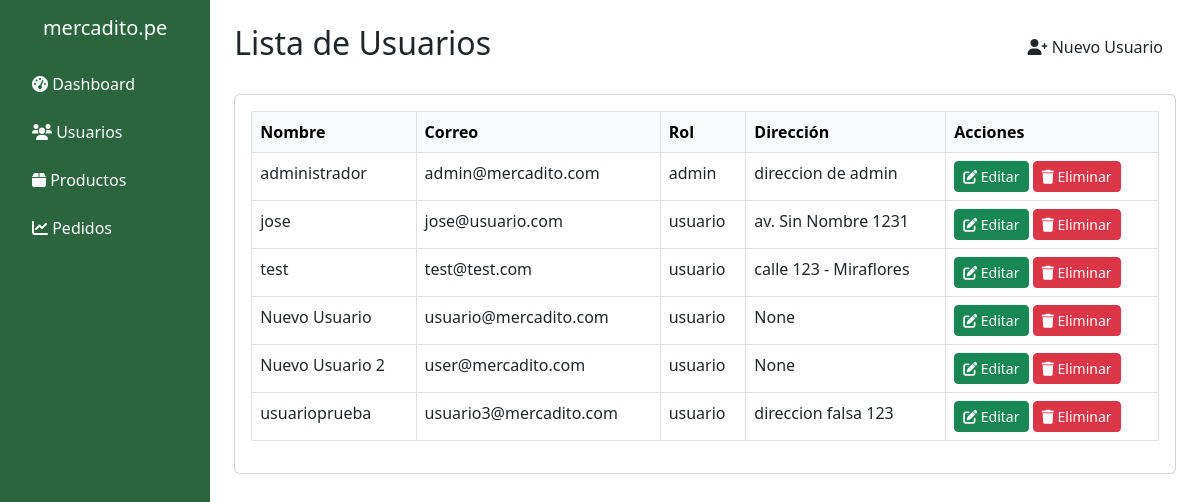
The page /dashboard/usuarios (signed in) on the database its author committed.
### models.py (models this page shows, shortened)
class Usuarios(db.Model):
    __tablename__ = 'usuarios'
    user_id = db.Column(db.Integer, primary_key=True)
    nombre = db.Column(db.String(100), nullable=False)
    email = db.Column(db.String(100), nullable=False, unique=True)
    username = db.Column(db.String(100), nullable=False, unique=True)
    password = db.Column(db.String(100), nullable=False)
    rol = db.Column(db.String(10), nullable=False, default='usuario')
    direccion = db.Column(db.String(255), nullable=True)

### app.py (the view)
@app.route('/dashboard/usuarios')
def dashboard_usuarios():
    if session.get('role') != 'admin':
        return redirect(url_for('index'))  # Redirige a index si no es admin
    usuarios = Usuarios.query.all()  # Aquí obtendrás todos los usuarios
    return render_template('dash-usuarios.html', usuarios=usuarios)

### templates/dash-usuarios.html (shortened to what this page needs)
<!DOCTYPE html>
<html lang="es">
<head>
  <link href="https://cdn.jsdelivr.net/npm/bootstrap@5.3.0-alpha3/dist/css/bootstrap.min.css" rel="stylesheet">
  <link rel="stylesheet" href="https://cdnjs.cloudflare.com/ajax/libs/font-awesome/6.0.0-beta3/css/all.min.css">
</head>
<body>
  <div class="d-flex">
    <div class="p-3 vh-100" style="width: 250px; background-color: #2A653E">
      <h5 class="text-center mb-4">
        <a href="{{ url_for('index') }}" style="text-decoration: none; color: white;">mercadito.pe</a>
    </h5>
      <ul class="nav flex-column">
        <li class="nav-item mb-2">
          <a class="nav-link text-white" href="{{ url_for('dashboard') }}">
            <i class="fas fa-tachometer-alt"></i> Dashboard
          </a>
        </li>
        <li class="nav-item mb-2">
          <a class="nav-link text-white" href="{{ url_for('dashboard_usuarios') }}">
            <i class="fas fa-users"></i> Usuarios
          </a>
        </li>
        <li class="nav-item mb-2">
          <a class="nav-link text-white" href="{{ url_for('dashboard_productos') }}">
            <i class="fas fa-box"></i> Productos
          </a>
        </li>
        <li class="nav-item mb-2">
          <a class="nav-link text-white" href="{{ url_for('gestion_pedidos') }}">
          <i class="fas fa-chart-line"></i> Pedidos
        </a>
      </li>
      </ul>
    </div>
    <div class="container-fluid p-4">
      <div class="d-flex justify-content-between align-items-center mb-4">
        <h2>Lista de Usuarios</h2>
        <button
          class="btn"
          data-bs-toggle="modal"
          data-bs-target="#newUserModal">
          <i class="fas fa-user-plus"></i> Nuevo Usuario
        </button>
      </div>
      <div class="card">
        <div class="card-body">
          <div class="table-responsive">
            <table class="table table-bordered table-hover">
              <thead class="table-light">
                <tr>
                  <th>Nombre</th>
                  <th>Correo</th>
                  <th>Rol</th>
                  <th>Dirección</th>
                  <th>Acciones</th>
                </tr>
              </thead>
              <tbody>
                {% for usuario in usuarios %}
                <tr>
                  <td>{{ usuario.nombre }}</td>
                  <td>{{ usuario.email }}</td>
                  <td>{{ usuario.rol }}</td>
                  <td>{{ usuario.direccion }}</td>
                  <td>
                    <button
                      class="btn btn-success btn-sm"
                      data-bs-toggle="modal"
                      data-bs-target="#editModal"
                      onclick="openEditModal({{ usuario.user_id }}, '{{ usuario.nombre }}', '{{ usuario.email }}', '{{ usuario.rol }}', '{{ usuario.direccion }}')">
                      <i class="fas fa-edit"></i> Editar
                    </button>
                    <form method="POST" action="{{ url_for('delete_user', user_id=usuario.user_id) }}" style="display:inline;">
                      <button class="btn btn-danger btn-sm"><i class="fas fa-trash"></i> Eliminar</button>
                    </form>
                  </td>
                </tr>
                {% endfor %}
              </tbody>
            </table>
          </div>
        </div>
      </div>
    </div>
  </div>
</body>
</html>

### rows shown on the page
Usuarios: nombre "administrador", email "admin@mercadito.com", rol "admin", direccion "direccion de admin"
Usuarios: nombre "jose", email "jose@usuario.com", rol "usuario", direccion "av. Sin Nombre 1231"
Usuarios: nombre "test", email "test@test.com", rol "usuario", direccion "calle 123 - Miraflores"
Usuarios: nombre "Nuevo Usuario", email "usuario@mercadito.com", rol "usuario", direccion "None"
Usuarios: nombre "Nuevo Usuario 2", email "user@mercadito.com", rol "usuario", direccion "None"
Usuarios: nombre "usuarioprueba", email "usuario3@mercadito.com", rol "usuario", direccion "direccion falsa 123"
